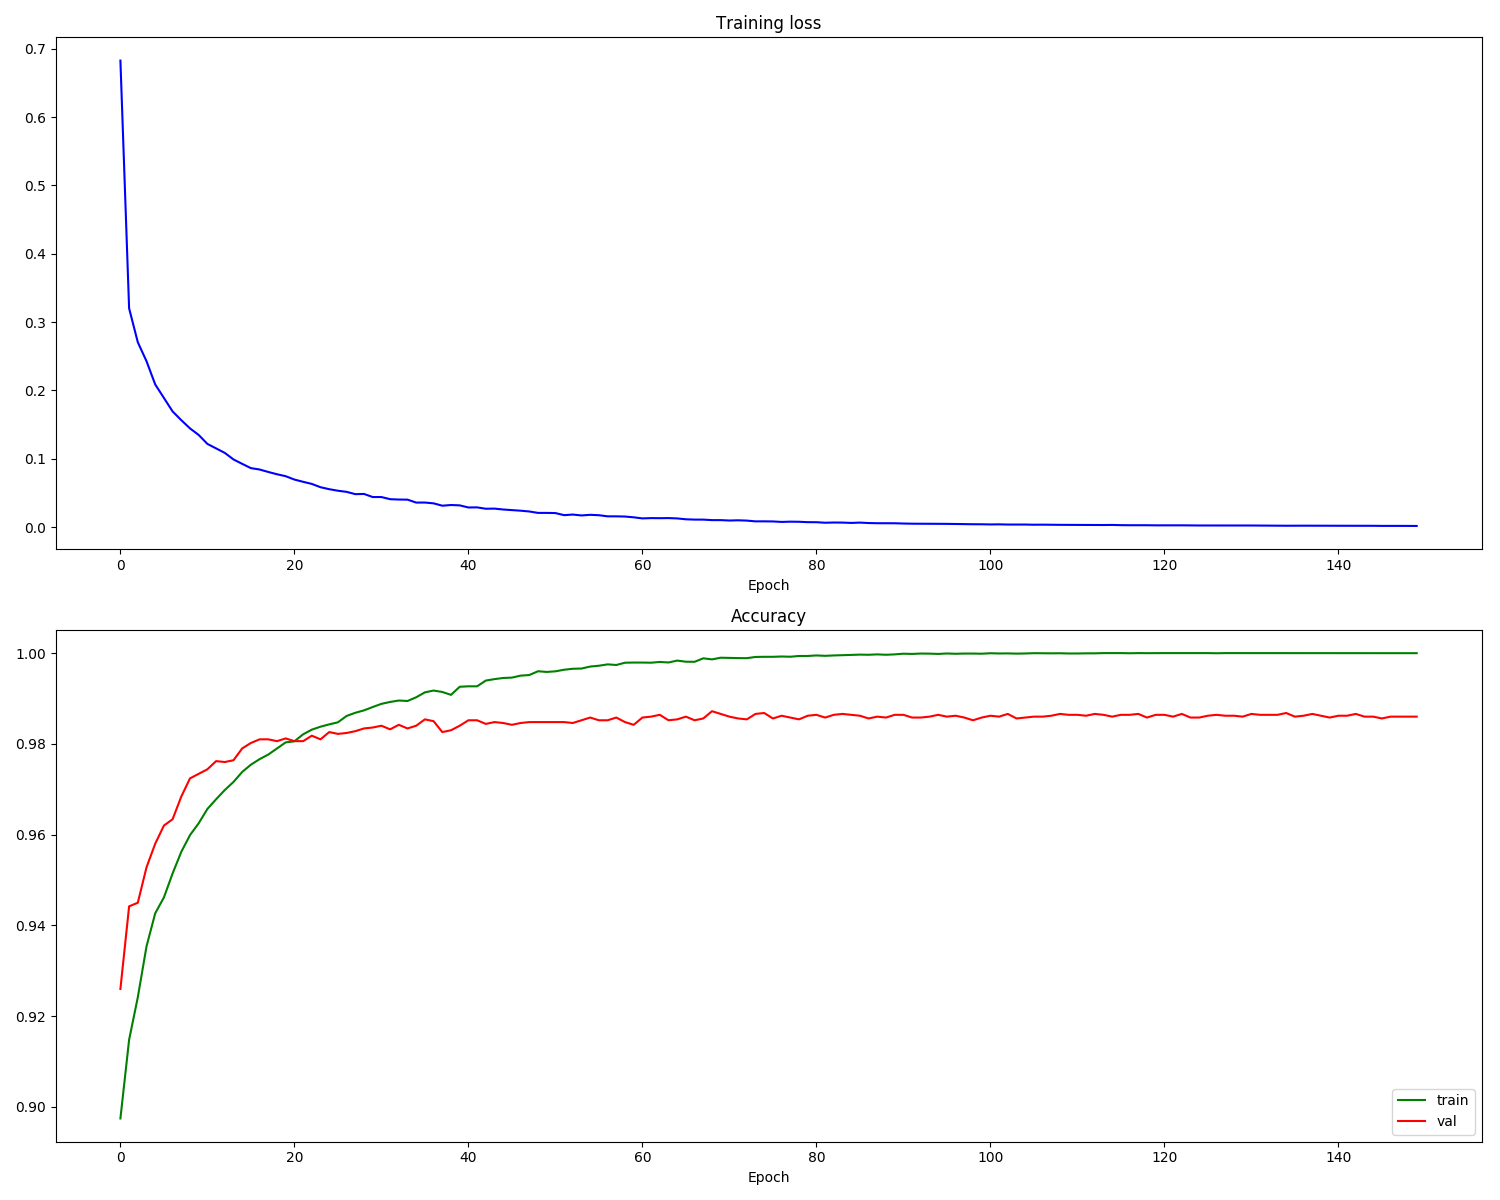

Reproduce this figure in Python.
from keras.datasets import mnist
import numpy as np
import matplotlib.pyplot as plt
import tensorflow as tf
import matplotlib.gridspec as gridspec
(X_train, y_train), (X_test, y_test) = mnist.load_data()

X_train = X_train.reshape(
    X_train.shape[0], X_train.shape[1] * X_train.shape[2])
# print(X_train.shape)
X_test = X_test.reshape(X_test.shape[0], X_test.shape[1] * X_test.shape[2])

y_train = (np.arange(10) == y_train[:, None]).astype(int)
y_test = (np.arange(10) == y_test[:, None]).astype(int)
# print(y_train.shape)

X_test, X_val = X_test[:5000], X_test[5000:]
y_test, y_val = y_test[:5000], y_test[5000:]

X_train = X_train / 255
X_val = X_val / 255
X_test = X_test / 255


# Visualize some examples from the dataset.
# We show a few examples of training images from each class.
classes = list(range(10))
num_classes = len(classes)
samples_per_class = 7
for y, cls in enumerate(classes):
    idxs = np.flatnonzero(y == np.argmax(y_train, axis=1))  # 1代表行
    idxs = np.random.choice(idxs, samples_per_class,
                            replace=False)  # 随机抽7张该类图片
    for i, idx in enumerate(idxs):
        plt_idx = i * num_classes + y + 1  # 将同一类图片显示在同一列
        plt.subplot(samples_per_class, num_classes, plt_idx)
        image = X_train[idx].reshape((28, 28))
        plt.imshow(image, cmap='gray_r')
#         print(image)
        plt.axis('off')
        if i == 0:
            plt.title(cls)
plt.show()

# Epoch 0 training loss: 0.6826147610982265, test acc: 0.8728
# Epoch 1 training loss: 0.3200449971238772, test acc: 0.8926
# Epoch 2 training loss: 0.2703876002569993, test acc: 0.9012
# Epoch 3 training loss: 0.2426697948952512, test acc: 0.918
# Epoch 4 training loss: 0.20866319614251425, test acc: 0.924
# Epoch 5 training loss: 0.18874916164875014, test acc: 0.9248
#Xavier的初始化效果非常好
# Epoch 149 training loss: 0.0015451114464087982, test acc: 0.9656
# Create the model
x = tf.placeholder(tf.float32, [None, 784])
# W_1 = tf.Variable(tf.zeros([784, 128]))
#第一层
W_1 = tf.get_variable(
    'W_1', [784, 100], initializer=tf.contrib.layers.xavier_initializer())
# b_1 = tf.Variable(tf.zeros([128]))
b_1 = tf.get_variable('b_1', [100], initializer=tf.random_normal_initializer())
a_1 = tf.matmul(x, W_1) + b_1
z_1 = tf.nn.relu(a_1)

#第二层
# W_2 = tf.Variable(tf.zeros([128, 10]))
W_2 = tf.get_variable(
    'W_2', [100, 100], initializer=tf.contrib.layers.xavier_initializer())
# b_2 = tf.Variable(tf.zeros([10]))
b_2 = tf.get_variable('b_2', [100], initializer=tf.random_normal_initializer())
a_2 = tf.matmul(z_1, W_2) + b_2
z_2 = tf.nn.relu(a_2)

#第三层
# W_3 = tf.Variable(tf.zeros([64, 10]))
W_3 = tf.get_variable(
    'W_3', [100, 10], initializer=tf.contrib.layers.xavier_initializer())
# b_3 = tf.Variable(tf.zeros([10]))
b_3 = tf.get_variable('b_3', [10], initializer=tf.random_normal_initializer())
a_3 = tf.matmul(z_2, W_3) + b_3
# z_3 = tf.nn.softmax(a_3)

# Define loss and optimizer
y = tf.placeholder(tf.float32, [None, 10])
loss = tf.reduce_mean(
    tf.nn.softmax_cross_entropy_with_logits(logits=a_3, labels=y))
train_step = tf.train.GradientDescentOptimizer(0.01).minimize(
    loss)  # 学习率改为0.01

# (num_training,1),预测正确为1，反之为0
correct_prediction = tf.equal(tf.argmax(a_3, 1), tf.argmax(y, 1))
# tf.int32 注意tf.int32会导致，acc算出来一直为0，reduce_mean可能要求输入为浮点数
accuracy_op = tf.reduce_mean(tf.cast(correct_prediction, tf.float32))
init_op = tf.global_variables_initializer()

batch_size = 32
num_epoch = 150
with tf.Session() as sess:
    sess.run(init_op)
    num_train = X_train.shape[0]
    num_batch = int(num_train/batch_size)
    loss_history = []
    val_acc_history = []
    train_acc_history = []
    for epoch in range(num_epoch):
        avg_cost = 0
        for batch_idx in range(num_batch):
            batch_mask = np.random.choice(num_train, batch_size)
            X_batch = X_train[batch_mask]
            y_batch = y_train[batch_mask]
            _, c = sess.run([train_step, loss], feed_dict={
                            x: X_batch, y: y_batch})
            avg_cost += c / num_batch

        loss_history.append(avg_cost)
        acc = sess.run(accuracy_op, feed_dict={x: X_train, y: y_train})
        train_acc_history.append(acc)
        acc = sess.run(accuracy_op, feed_dict={x: X_val, y: y_val})
        val_acc_history.append(acc)
        #evaluate
        acc = sess.run(accuracy_op, feed_dict={x: X_test, y: y_test})
        print("Epoch %s training loss: %s, test acc: %s" %
              (epoch, avg_cost, acc))

    print('Test some samples')
    fig = plt.figure(figsize=(8, 8))
    gs = gridspec.GridSpec(7, 10)
    gs.update(wspace=0.035, hspace=0.1)  # set the spacing between axes.
    for y_, cls in enumerate(classes):
        idxs = np.flatnonzero(y_ == np.argmax(y_test, axis=1))  # 1代表行
        idxs = np.random.choice(idxs, samples_per_class,
                                replace=False)  # 随机抽7张该类图片
        for i, idx in enumerate(idxs):
            plt_idx = i * num_classes + y_
            ax = plt.subplot(gs[plt_idx])
            ax.axis('off')
            plt.imshow(X_test[idx].reshape((28, 28)))
            # 返回的是numpy.ndarray
            pred = sess.run(a_3, feed_dict={x: np.array([X_test[idx]])})
            pred = np.argmax(pred, axis=1)[0]
            plt.title('pred:' + str(pred))
    plt.show()

print('plot...')
# Run this cell to visualize training loss and train / val accuracy
plt.figure(figsize=(9, 9))
plt.subplot(2, 1, 1)
# plt.plot(list(range(num_epoch)),loss_history,'b')#bo为点图，b为线图
plt.title('Training loss')
plt.plot(loss_history, 'b')
plt.xlabel('Epoch')

plt.subplot(2, 1, 2)
plt.title('Accuracy')
plt.plot(train_acc_history, 'g', label='train')
plt.plot(val_acc_history, 'r', label='val')
#     plt.plot([0.5] * len(val_acc_history), 'k--')
plt.xlabel('Epoch')
plt.legend(loc='lower right')
plt.gcf().set_size_inches(15, 12)
plt.show()
